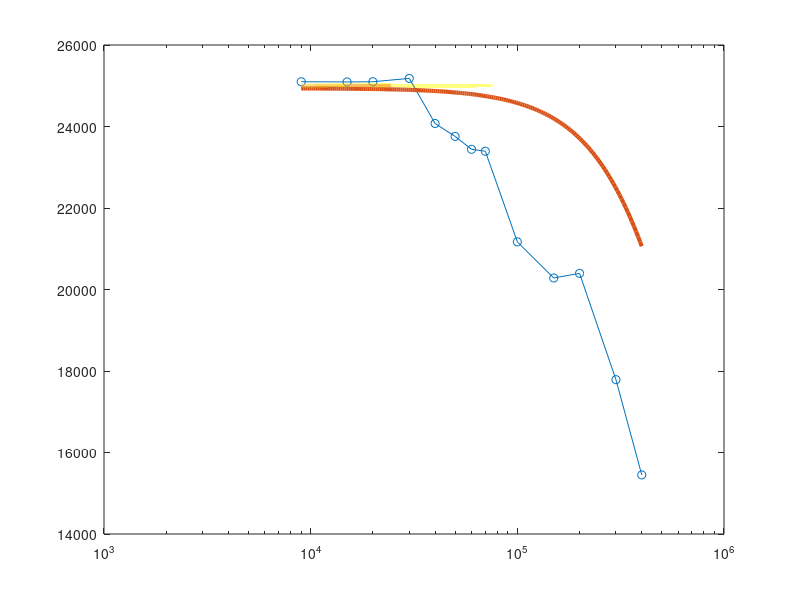

The MATLAB source for this figure: (Note: this script raises an error after producing the figure.)
clear all;
close all;

A0=10e4; %%dato sacado del grafico
wp=2*pi*12; %%frecuencai da corte obtenida del datasheet
sr=0.5e6;
s=tf('s');
r1=5e3;
r3=r1;
r2=50e3;
r4=20e3;
Dm=csvread('circuito_n_caso1_Zin.csv');
Ds=csvread('circuito_n_caso1_Zin_sim.csv');
w=[9000*2*pi:10:400000*2*pi];


Av=A0/(1+(s/wp));
H=(r3+r4)*(s/s);



[mag,phase,wout] = bode(H,w);
mag=squeeze(mag);
phase=squeeze(phase);


R=33000;
%R=220e3;
ir=Dm(:,2)-(Dm(:,3).*exp(Dm(:,4).*((1i*pi)/180)));
ir=ir./R;
z=(Dm(:,3).*exp(-Dm(:,4).*((1i*pi)/180)))./ir;
figure;
semilogx(Dm(:,1).*1000,abs(z),'-o')
hold on;
semilogx(Ds(:,1),10.^(Ds(:,2)./20),'LineWidth',3);
semilogx(w./(2*pi),mag,'LineWidth',3);
formataxes('', 'Frecuencia (Hz)', 'Impedancia (ohm)', ... % titulo y ejes
                    'Medici\''on','Simulaci\''on ','C\''alculo')% legends
hold off;

figure
hold on;

semilogx(Dm(:,1).*1000,(angle(z).*(180/pi)),'-o')
semilogx(Ds(:,1),Ds(:,3)-180,'LineWidth',3);
semilogx(w./(2*pi),phase,'LineWidth',3);
formataxes('', 'Frecuencia (Hz)', 'Fase ($\circ$)', ... % titulo y ejes
                    'Medici\''on','Simulaci\''on ','C\''alculo')% legends

hold off;